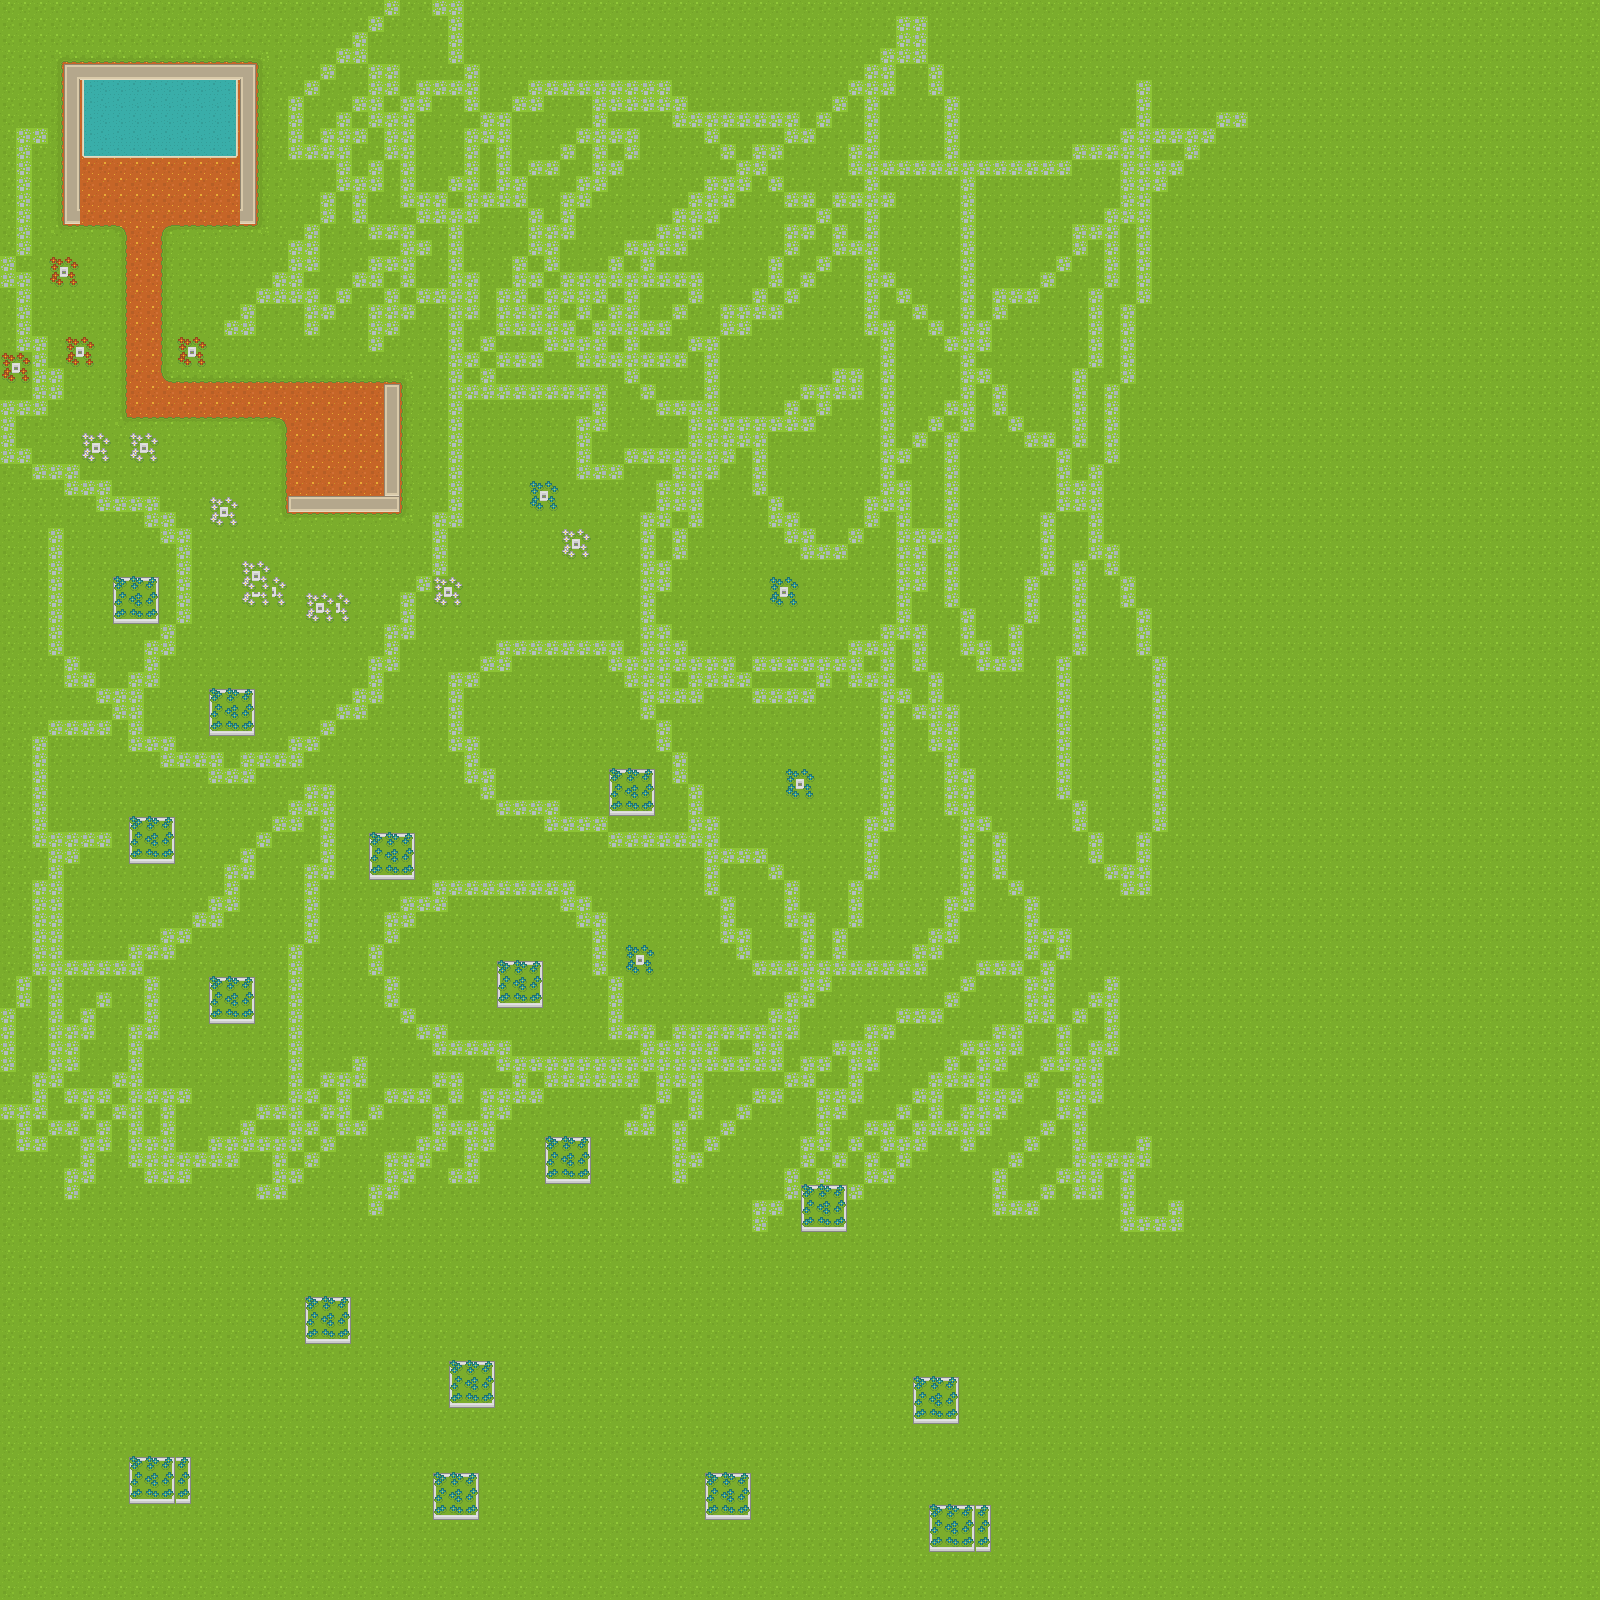

Below is a game level as drawn by its tile map, then a one-line description and the .tmx that defines it (tile-layer data replaced by summaries):
An orthogonal 100x100 tile map with 16x16 px tiles, 4 tile layers (groundb, ground, groundTop, collison).

<map version="1.1" tiledversion="2018.09.12" orientation="orthogonal" renderorder="right-down" width="100" height="100" tilewidth="16" tileheight="16" infinite="0" nextlayerid="6" nextobjectid="1">
 <tileset firstgid="1" source="roguelikeSheet_transparent.tsx" />
 <layer id="4" name="groundb" width="100" height="100">
  <data>[10000 cells, 10000 non-empty, 1 distinct tile ids]</data>
 </layer>
 <layer id="1" name="ground" width="100" height="100">
  <data>[10000 cells, 9784 non-empty, 13 distinct tile ids]</data>
 </layer>
 <layer id="5" name="groundTop" width="100" height="100">
  <data>[10000 cells, 0 non-empty, 0 distinct tile ids]</data>
 </layer>
 <layer id="3" name="collison" width="100" height="100">
  <data>[10000 cells, 310 non-empty, 37 distinct tile ids]</data>
 </layer>
</map>
